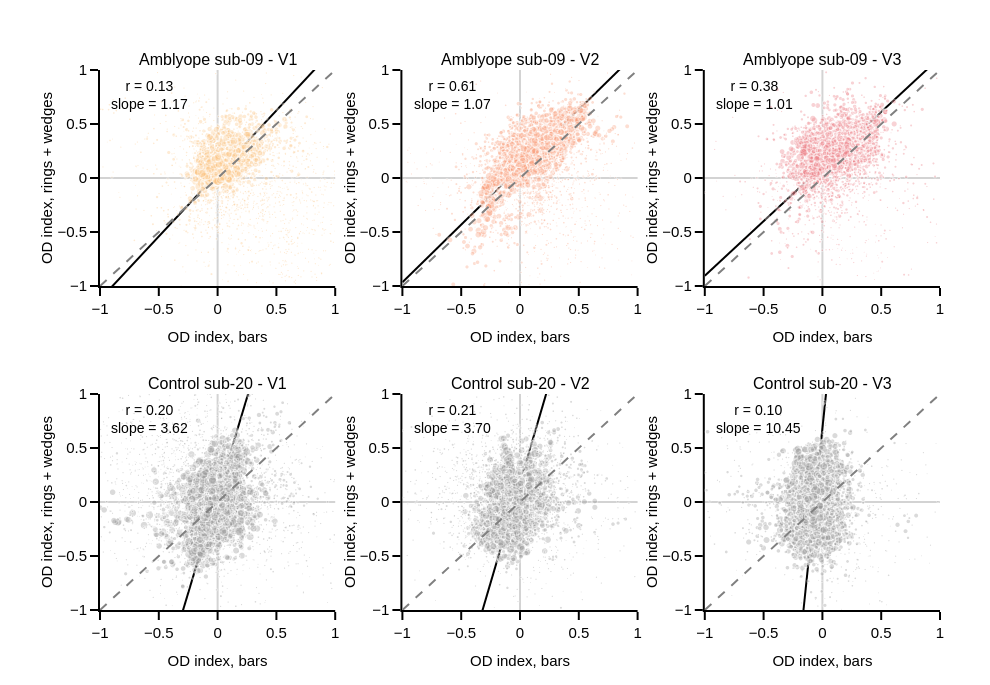

Notebook code cell kept with this figure:
### Markdown cell above
### Figure 3A — example subjects

OD index of each vertex in half A (bars, x) and half B (rings + wedges, y), V1-V3, for a representative amblyope and a representative control (the subject of each group whose mean V1-V3 r is the closest to the group median: not the best subjects). Dot size ∝ weight; dashed = identity; solid = weighted Deming regression line.

### Code cell
early = ['V1', 'V2', 'V3']
mean_r = df_sh[df_sh.roi.isin(early)].groupby(['group', 'subject']).r_true.mean()
examples = {g: (mean_r[g] - mean_r[g].median()).abs().idxmin() for g in groups}
print('Representative subjects:', examples)

lim = 1
fig = make_subplots(rows=2, cols=3, horizontal_spacing=0.08, vertical_spacing=0.2,
                    subplot_titles=['{} {} - {}'.format(group_labels[g][:-1], examples[g], roi) for g in groups for roi in early])
for r_i, group in enumerate(groups, start=1):
    sv = sh_vertex[examples[group]]
    for c_i, roi in enumerate(early, start=1):
        m = sv['keep'] & (sv['roi'] == roi)
        x_v, y_v, w_v = sv['od_A'][m], sv['od_B'][m], sv['w'][m]
        slope, intercept = deming(x_v, y_v, w_v)
        n = (r_i - 1) * 3 + c_i
        xref, yref = 'x{}'.format('' if n == 1 else n), 'y{}'.format('' if n == 1 else n)
        color = roi_colors_rgb[roi] if group == 'patient' else ctrl_color
        fig.add_shape(type='line', x0=-lim, x1=lim, y0=-lim, y1=lim, xref=xref, yref=yref, line=dict(color='grey', dash='dash'))
        fig.add_trace(go.Scattergl(x=x_v, y=y_v, mode='markers', showlegend=False,
                                   marker=dict(size=2 + 8 * w_v / np.max(w_v), opacity=0.35, color=color)), row=r_i, col=c_i)
        fig.add_trace(go.Scatter(x=[-lim, lim], y=[intercept - slope * lim, intercept + slope * lim], mode='lines',
                                 line=dict(color='black', width=2), showlegend=False), row=r_i, col=c_i)
        fig.add_annotation(x=0.04, y=0.97, xref='{} domain'.format(xref), yref='{} domain'.format(yref), xanchor='left',
                           yanchor='top', showarrow=False, font=dict(size=14),
                           text='r = {:.2f}<br>slope = {:.2f}'.format(wpearson(x_v, y_v, w_v), slope))
fig.update_xaxes(range=[-lim, lim], title_text='OD index, bars', showline=True, zeroline=True, zerolinecolor='lightgrey')
fig.update_yaxes(range=[-lim, lim], title_text='OD index, rings + wedges', showline=True, zeroline=True, zerolinecolor='lightgrey')
fig.update_layout(template=fig_template, height=2 * rois_plot_height * 1.4 + fig_margin[1] + fig_margin[3],
                  width=3 * rois_plot_height * 1.4 + fig_margin[0] + fig_margin[2],
                  margin_l=fig_margin[0], margin_t=fig_margin[1] + 20, margin_r=fig_margin[2], margin_b=fig_margin[3])
fig.show()
fig.write_image('{}/od_v6_fig3A_split_half_maps.pdf'.format(fig_dir))

### Figure 1 — Plotly figure (JSON) as saved in the notebook; plotly's stock layout.template omitted (floating-point values rounded to 4 significant figures; data arrays with more than 128 entries replaced by an {"elided": "..."} marker saying what was removed)
{"data": [{"marker": {"color": "rgb(250, 196, 132)", "opacity": 0.35, "size": {"elided": "3187 float values"}}, "mode": "markers", "showlegend": false, "type": "scattergl", "x": {"elided": "3187 float values"}, "xaxis": "x", "y": {"elided": "3187 float values"}, "yaxis": "y"}, {"line": {"color": "black", "width": 2}, "mode": "lines", "showlegend": false, "type": "scatter", "x": [-1, 1], "xaxis": "x", "y": [-1.124, 1.208], "yaxis": "y"}, {"marker": {"color": "rgb(248, 160, 126)", "opacity": 0.35, "size": {"elided": "3921 float values"}}, "mode": "markers", "showlegend": false, "type": "scattergl", "x": {"elided": "3921 float values"}, "xaxis": "x2", "y": {"elided": "3921 float values"}, "yaxis": "y2"}, {"line": {"color": "black", "width": 2}, "mode": "lines", "showlegend": false, "type": "scatter", "x": [-1, 1], "xaxis": "x2", "y": [-0.9647, 1.168], "yaxis": "y2"}, {"marker": {"color": "rgb(235, 127, 134)", "opacity": 0.35, "size": {"elided": "3346 float values"}}, "mode": "markers", "showlegend": false, "type": "scattergl", "x": {"elided": "3346 float values"}, "xaxis": "x3", "y": {"elided": "3346 float values"}, "yaxis": "y3"}, {"line": {"color": "black", "width": 2}, "mode": "lines", "showlegend": false, "type": "scatter", "x": [-1, 1], "xaxis": "x3", "y": [-0.9043, 1.117], "yaxis": "y3"}, {"marker": {"color": "rgb(150,150,150)", "opacity": 0.35, "size": {"elided": "5087 float values"}}, "mode": "markers", "showlegend": false, "type": "scattergl", "x": {"elided": "5087 float values"}, "xaxis": "x4", "y": {"elided": "5087 float values"}, "yaxis": "y4"}, {"line": {"color": "black", "width": 2}, "mode": "lines", "showlegend": false, "type": "scatter", "x": [-1, 1], "xaxis": "x4", "y": [-3.557, 3.681], "yaxis": "y4"}, {"marker": {"color": "rgb(150,150,150)", "opacity": 0.35, "size": {"elided": "4729 float values"}}, "mode": "markers", "showlegend": false, "type": "scattergl", "x": {"elided": "4729 float values"}, "xaxis": "x5", "y": {"elided": "4729 float values"}, "yaxis": "y5"}, {"line": {"color": "black", "width": 2}, "mode": "lines", "showlegend": false, "type": "scatter", "x": [-1, 1], "xaxis": "x5", "y": [-3.523, 3.878], "yaxis": "y5"}, {"marker": {"color": "rgb(150,150,150)", "opacity": 0.35, "size": {"elided": "3854 float values"}}, "mode": "markers", "showlegend": false, "type": "scattergl", "x": {"elided": "3854 float values"}, "xaxis": "x6", "y": {"elided": "3854 float values"}, "yaxis": "y6"}, {"line": {"color": "black", "width": 2}, "mode": "lines", "showlegend": false, "type": "scatter", "x": [-1, 1], "xaxis": "x6", "y": [-9.768, 11.13], "yaxis": "y6"}], "layout": {"annotations": [{"font": {"size": 16}, "showarrow": false, "text": "Amblyope sub-09 - V1", "x": 0.14, "xanchor": "center", "xref": "paper", "y": 1, "yanchor": "bottom", "yref": "paper"}, {"font": {"size": 16}, "showarrow": false, "text": "Amblyope sub-09 - V2", "x": 0.5, "xanchor": "center", "xref": "paper", "y": 1, "yanchor": "bottom", "yref": "paper"}, {"font": {"size": 16}, "showarrow": false, "text": "Amblyope sub-09 - V3", "x": 0.86, "xanchor": "center", "xref": "paper", "y": 1, "yanchor": "bottom", "yref": "paper"}, {"font": {"size": 16}, "showarrow": false, "text": "Control sub-20 - V1", "x": 0.14, "xanchor": "center", "xref": "paper", "y": 0.4, "yanchor": "bottom", "yref": "paper"}, {"font": {"size": 16}, "showarrow": false, "text": "Control sub-20 - V2", "x": 0.5, "xanchor": "center", "xref": "paper", "y": 0.4, "yanchor": "bottom", "yref": "paper"}, {"font": {"size": 16}, "showarrow": false, "text": "Control sub-20 - V3", "x": 0.86, "xanchor": "center", "xref": "paper", "y": 0.4, "yanchor": "bottom", "yref": "paper"}, {"font": {"size": 14}, "showarrow": false, "text": "r = 0.13<br>slope = 1.17", "x": 0.04, "xanchor": "left", "xref": "x domain", "y": 0.97, "yanchor": "top", "yref": "y domain"}, {"font": {"size": 14}, "showarrow": false, "text": "r = 0.61<br>slope = 1.07", "x": 0.04, "xanchor": "left", "xref": "x2 domain", "y": 0.97, "yanchor": "top", "yref": "y2 domain"}, {"font": {"size": 14}, "showarrow": false, "text": "r = 0.38<br>slope = 1.01", "x": 0.04, "xanchor": "left", "xref": "x3 domain", "y": 0.97, "yanchor": "top", "yref": "y3 domain"}, {"font": {"size": 14}, "showarrow": false, "text": "r = 0.20<br>slope = 3.62", "x": 0.04, "xanchor": "left", "xref": "x4 domain", "y": 0.97, "yanchor": "top", "yref": "y4 domain"}, {"font": {"size": 14}, "showarrow": false, "text": "r = 0.21<br>slope = 3.70", "x": 0.04, "xanchor": "left", "xref": "x5 domain", "y": 0.97, "yanchor": "top", "yref": "y5 domain"}, {"font": {"size": 14}, "showarrow": false, "text": "r = 0.10<br>slope = 10.45", "x": 0.04, "xanchor": "left", "xref": "x6 domain", "y": 0.97, "yanchor": "top", "yref": "y6 domain"}], "height": 685, "margin": {"b": 75, "l": 100, "r": 50, "t": 70}, "shapes": [{"line": {"color": "grey", "dash": "dash"}, "type": "line", "x0": -1, "x1": 1, "xref": "x", "y0": -1, "y1": 1, "yref": "y"}, {"line": {"color": "grey", "dash": "dash"}, "type": "line", "x0": -1, "x1": 1, "xref": "x2", "y0": -1, "y1": 1, "yref": "y2"}, {"line": {"color": "grey", "dash": "dash"}, "type": "line", "x0": -1, "x1": 1, "xref": "x3", "y0": -1, "y1": 1, "yref": "y3"}, {"line": {"color": "grey", "dash": "dash"}, "type": "line", "x0": -1, "x1": 1, "xref": "x4", "y0": -1, "y1": 1, "yref": "y4"}, {"line": {"color": "grey", "dash": "dash"}, "type": "line", "x0": -1, "x1": 1, "xref": "x5", "y0": -1, "y1": 1, "yref": "y5"}, {"line": {"color": "grey", "dash": "dash"}, "type": "line", "x0": -1, "x1": 1, "xref": "x6", "y0": -1, "y1": 1, "yref": "y6"}], "width": 990, "xaxis": {"anchor": "y", "domain": [0, 0.28], "range": [-1, 1], "showline": true, "title": {"text": "OD index, bars"}, "type": "linear", "zeroline": true, "zerolinecolor": "lightgrey"}, "xaxis2": {"anchor": "y2", "domain": [0.36, 0.64], "range": [-1, 1], "showline": true, "title": {"text": "OD index, bars"}, "type": "linear", "zeroline": true, "zerolinecolor": "lightgrey"}, "xaxis3": {"anchor": "y3", "domain": [0.72, 1], "range": [-1, 1], "showline": true, "title": {"text": "OD index, bars"}, "type": "linear", "zeroline": true, "zerolinecolor": "lightgrey"}, "xaxis4": {"anchor": "y4", "domain": [0, 0.28], "range": [-1, 1], "showline": true, "title": {"text": "OD index, bars"}, "type": "linear", "zeroline": true, "zerolinecolor": "lightgrey"}, "xaxis5": {"anchor": "y5", "domain": [0.36, 0.64], "range": [-1, 1], "showline": true, "title": {"text": "OD index, bars"}, "type": "linear", "zeroline": true, "zerolinecolor": "lightgrey"}, "xaxis6": {"anchor": "y6", "domain": [0.72, 1], "range": [-1, 1], "showline": true, "title": {"text": "OD index, bars"}, "type": "linear", "zeroline": true, "zerolinecolor": "lightgrey"}, "yaxis": {"anchor": "x", "domain": [0.6, 1], "range": [-1, 1], "showline": true, "title": {"text": "OD index, rings + wedges"}, "type": "linear", "zeroline": true, "zerolinecolor": "lightgrey"}, "yaxis2": {"anchor": "x2", "domain": [0.6, 1], "range": [-1, 1], "showline": true, "title": {"text": "OD index, rings + wedges"}, "type": "linear", "zeroline": true, "zerolinecolor": "lightgrey"}, "yaxis3": {"anchor": "x3", "domain": [0.6, 1], "range": [-1, 1], "showline": true, "title": {"text": "OD index, rings + wedges"}, "type": "linear", "zeroline": true, "zerolinecolor": "lightgrey"}, "yaxis4": {"anchor": "x4", "domain": [0, 0.4], "range": [-1, 1], "showline": true, "title": {"text": "OD index, rings + wedges"}, "type": "linear", "zeroline": true, "zerolinecolor": "lightgrey"}, "yaxis5": {"anchor": "x5", "domain": [0, 0.4], "range": [-1, 1], "showline": true, "title": {"text": "OD index, rings + wedges"}, "type": "linear", "zeroline": true, "zerolinecolor": "lightgrey"}, "yaxis6": {"anchor": "x6", "domain": [0, 0.4], "range": [-1, 1], "showline": true, "title": {"text": "OD index, rings + wedges"}, "type": "linear", "zeroline": true, "zerolinecolor": "lightgrey"}}}
